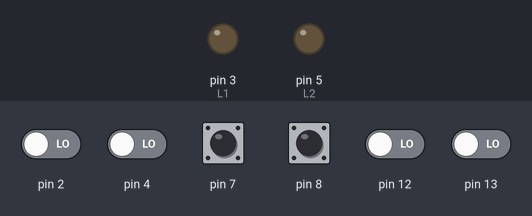
This sketch was run on a simulated Arduino Uno, built with avr-gcc and run on an emulated ATmega328P. On the bench: output pins drawn as LEDs (lit = HIGH). The inputs (shaded band) are chosen by the test bench; at power-on: pin 7, pin 8 HIGH, pin 2, pin 4, pin 12, pin 13 LOW.

Above: at 1.2 s.
1.3 s: pin 2 driven HIGH and pin 4 driven HIGH
At 1.6 s:
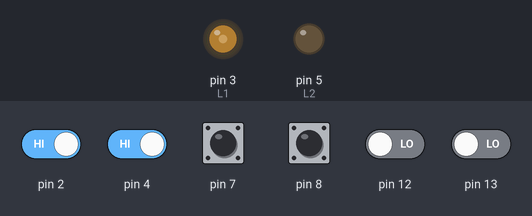
Timing chart, 0 to 4.3 s (numbered marks = the images above; inputs shaded):
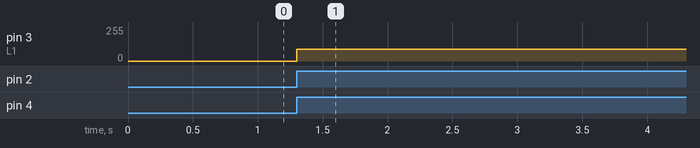

Measured:
- after the input at 1.3 s, pin 3 (L1): 0/255 → 90/255 at once

The sketch:

line_following_6.ino
```cpp
void setup() {
  Serial.begin(9600);

  pinMode(2,INPUT);
  pinMode(4,INPUT);
  pinMode(7,INPUT);
  pinMode(8,INPUT);
  pinMode(12,INPUT);
  pinMode(13,INPUT);
  pinMode(3,OUTPUT);
  pinMode(5,OUTPUT);
  pinMode(6,OUTPUT);
  pinMode(9,OUTPUT);
}

int s1,s2,s3,s4,s5,s6;
int L1=3;
int L2=5;
int R1=6;
int R2=9;
void forword()
{
  analogWrite(L1,100);
  analogWrite(L2,0);
  analogWrite(R1,100);
  analogWrite(R2,0);

}
void slightleft()
{
  analogWrite(L1,0);
  analogWrite(L2,0);
  analogWrite(R1,90);
  analogWrite(R2,0);
}
void slightright()
{
  analogWrite(L1,90);
  analogWrite(L2,0);
  analogWrite(R1,0);
  analogWrite(R2,0);
}
void sharpright()
{
  analogWrite(L1,120);
  analogWrite(L2,0);
  analogWrite(R1,0);
  analogWrite(R2,0);
}
void sharpleft()
{
  analogWrite(L1,0);
  analogWrite(L2,0);
  analogWrite(R1,120);
  analogWrite(R2,0);
}

void loop() {
s1=digitalRead(2);
s2=digitalRead(4);
s3=digitalRead(7);
s4=digitalRead(8);
s5=digitalRead(12);
s6=digitalRead(13);

if(s1==1&&s2==1&&s3==0&&s4==0&&s5==1&&s6==1)
{
  forword();

}
else if(s1==1&&s2==1&&s3==1&&s4==0&&s5==0&&s6==1)
{
  slightright();
}
else if(s1==1&&s2==0&&s3==0&&s4==1&&s5==1&&s6==1)
{
  slightleft();
}
else if(s1==1&&s2==1&&s3==0&&s4==0&&s5==0&&s6==0)
{
  sharpright();

}
else if(s1==0&&s2==0&&s3==0&&s4==0&&s5==1&&s6==1)
{
  sharpleft();
}
else if(s1==0&&s2==0&&s3==1&&s4==1&&s5==1&&s6==1)
{
  slightleft();
}
else if(s1==1&&s2==1&&s3==1&&s4==1&&s5==0&&s6==0)
{
  slightright();
}
else if(s1==1&&s2==1&&s3==1&&s4==0&&s5==0&&s6==0)
{
  slightright();
}
else if(s1==0&&s2==0&&s3==0&&s4==1&&s5==1&&s6==1)
 {
  slightleft();
 }
 if(s1==0&&s2==0&&s3==0&&s4==0&&s5==0&&s6==0)
 {
 forword();
 }
 if(s1==1&&s2==0&&s3==0&&s4==0&&s5==0&&s6==1)
 {
  forword();
 }

}
```
